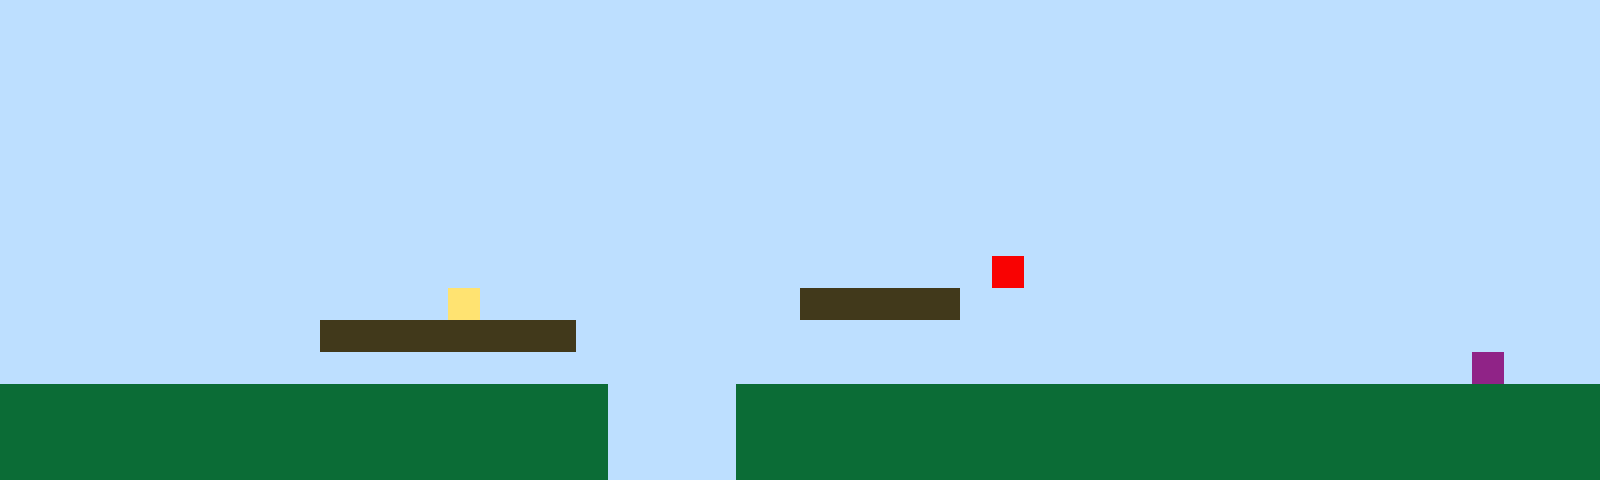

A 2D game scene composited from a Tiled map and its tileset images. What follows is a short description and the map's XML, with every tile layer's data as written:
An orthogonal 50x15 tile map with 32x32 px tiles, 1 tile layer (Tile Layer 1).

<map version="1.10" tiledversion="1.11.2" orientation="orthogonal" renderorder="right-up" width="50" height="15" tilewidth="32" tileheight="32" infinite="0" nextlayerid="2" nextobjectid="1"><editorsettings><export target="map1.csv" format="csv" /></editorsettings><tileset firstgid="1" name="sprites" tilewidth="32" tileheight="32" tilecount="6" columns="3"><image source="sprites.png" width="96" height="64" /></tileset><layer id="1" name="Tile Layer 1" width="50" height="15"><data encoding="csv">1,1,1,1,1,1,1,1,1,1,1,1,1,1,1,1,1,1,1,1,1,1,1,1,1,1,1,1,1,1,1,1,1,1,1,1,1,1,1,1,1,1,1,1,1,1,1,1,1,1,1,1,1,1,1,1,1,1,1,1,1,1,1,1,1,1,1,1,1,1,1,1,1,1,1,1,1,1,1,1,1,1,1,1,1,1,1,1,1,1,1,1,1,1,1,1,1,1,1,1,1,1,1,1,1,1,1,1,1,1,1,1,1,1,1,1,1,1,1,1,1,1,1,1,1,1,1,1,1,1,1,1,1,1,1,1,1,1,1,1,1,1,1,1,1,1,1,1,1,1,1,1,1,1,1,1,1,1,1,1,1,1,1,1,1,1,1,1,1,1,1,1,1,1,1,1,1,1,1,1,1,1,1,1,1,1,1,1,1,1,1,1,1,1,1,1,1,1,1,1,1,1,1,1,1,1,1,1,1,1,1,1,1,1,1,1,1,1,1,1,1,1,1,1,1,1,1,1,1,1,1,1,1,1,1,1,1,1,1,1,1,1,1,1,1,1,1,1,1,1,1,1,1,1,1,1,1,1,1,1,1,1,1,1,1,1,1,1,1,1,1,1,1,1,1,1,1,1,1,1,1,1,1,1,1,1,1,1,1,1,1,1,1,1,1,1,1,1,1,1,1,1,1,1,1,1,1,1,1,1,1,1,1,1,1,1,1,1,1,1,1,1,1,1,1,1,1,1,1,1,1,1,1,1,1,1,1,1,1,1,1,1,1,1,1,1,1,1,1,1,1,1,1,1,1,1,1,1,1,1,1,1,1,1,1,1,1,1,1,1,1,1,1,1,1,1,1,1,1,1,1,1,1,1,1,1,1,1,1,1,1,1,1,1,1,1,1,1,1,1,1,1,1,1,1,1,1,1,1,1,1,1,1,1,1,1,1,1,1,1,1,1,1,1,1,1,1,1,1,1,1,5,1,1,1,1,1,1,1,1,1,1,1,1,1,1,1,1,1,1,1,1,1,1,1,1,1,1,1,1,1,1,1,1,4,1,1,1,1,1,1,1,1,1,1,3,3,3,3,3,1,1,1,1,1,1,1,1,1,1,1,1,1,1,1,1,1,1,1,1,1,1,1,1,1,1,1,1,1,1,3,3,3,3,3,3,3,3,1,1,1,1,1,1,1,1,1,1,1,1,1,1,1,1,1,1,1,1,1,1,1,1,1,1,1,1,1,1,1,1,1,1,1,1,1,1,1,1,1,1,1,1,1,1,1,1,1,1,1,1,1,1,1,1,1,1,1,1,1,1,1,1,1,1,1,1,1,1,1,1,1,1,1,1,1,1,6,1,1,1,2,2,2,2,2,2,2,2,2,2,2,2,2,2,2,2,2,2,2,1,1,1,1,2,2,2,2,2,2,2,2,2,2,2,2,2,2,2,2,2,2,2,2,2,2,2,2,2,2,2,2,2,2,2,2,2,2,2,2,2,2,2,2,2,2,2,2,2,2,1,1,1,1,2,2,2,2,2,2,2,2,2,2,2,2,2,2,2,2,2,2,2,2,2,2,2,2,2,2,2,2,2,2,2,2,2,2,2,2,2,2,2,2,2,2,2,2,2,2,1,1,1,1,2,2,2,2,2,2,2,2,2,2,2,2,2,2,2,2,2,2,2,2,2,2,2,2,2,2,2</data></layer></map>
